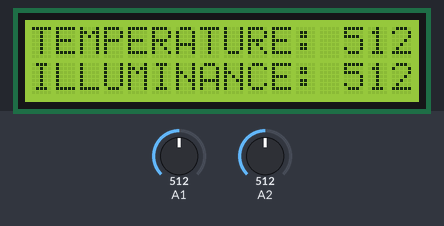
A sketch run on a simulated Arduino Mega 2560, built with avr-gcc and run on an emulated ATmega2560. Shown: 16×2 character LCD. The test bench sets the inputs (shaded band); at power-on: A1 = 512, A2 = 512.

Above: at 1.2 s.
1.3 s: A1 set to 716
At 3.2 s:
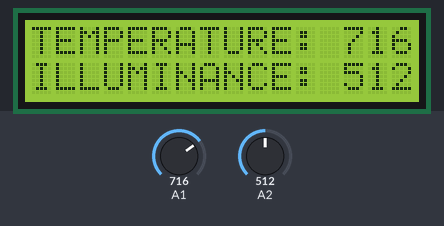
3.5 s: A2 set to 716
At 5.0 s:
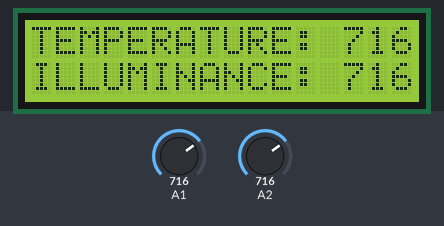
5.5 s: A1 set to 900
At 6.6 s:
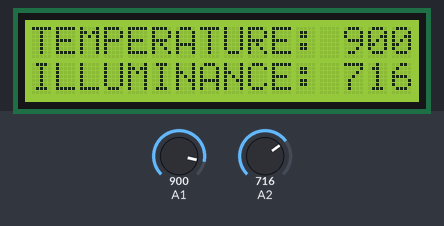
7.5 s: A2 set to 900
At 9.2 s:
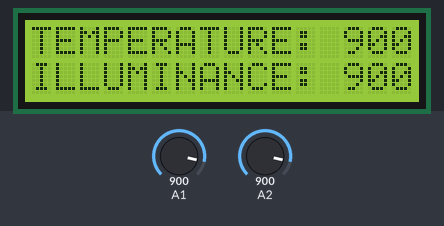
9.5 s: A1 set to 1023
At 11.0 s:
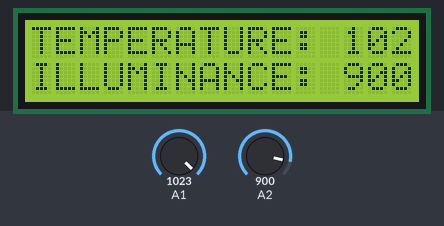
11.5 s: A2 set to 1023
At 12.6 s:
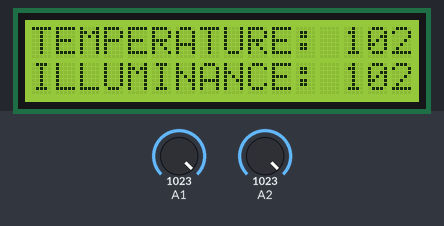
Timing chart, 0 to 14.5 s (numbered marks = the images above; inputs shaded):
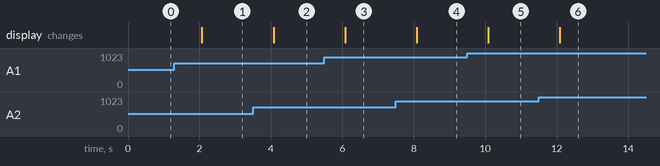

Measured:
- after the input at 1.3 s, the display: changes after 0.77 s (image 1)
- after the input at 3.5 s, the display: changes after 0.57 s (image 2)
- after the input at 5.5 s, the display: changes after 0.58 s (image 3)
- after the input at 7.5 s, the display: changes after 0.58 s (image 4)
- after the input at 9.5 s, the display: changes after 0.58 s (image 5)
- after the input at 11.5 s, the display: changes after 0.58 s (image 6)

The sketch:

HW8_2_202355517.ino
```cpp
#include <LiquidCrystal.h>

LiquidCrystal lcd(44, 45, 46, 47, 48, 49);

int readTemperature() { return analogRead(A1); }

int readIlluminance() { return analogRead(A2); }

void setup() {
  lcd.begin(16, 2);
  lcd.setCursor(0, 0);
  lcd.write("TEMPERATURE:");
  lcd.setCursor(0, 1);
  lcd.write("ILLUMINANCE:");
}

void loop() {
  lcd.setCursor(13, 0);
  lcd.print(String(readTemperature()));
  lcd.setCursor(13, 1);
  lcd.print(String(readIlluminance()));
  delay(1000);
}
```
